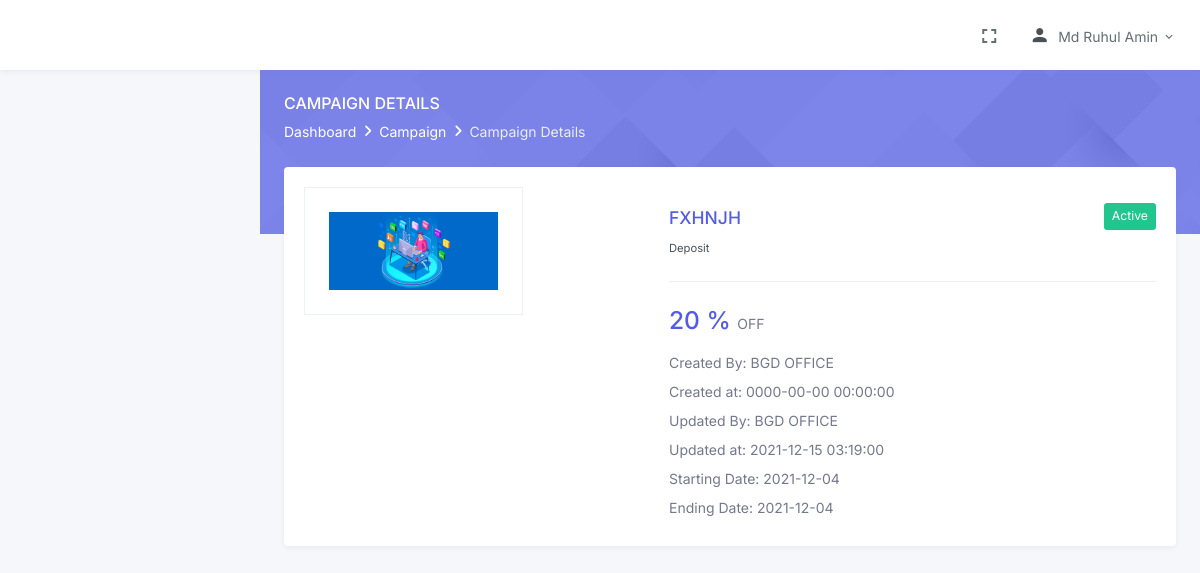
The app's page /campain_details.php?id=17 (signed in) with its own data.
### tables this page shows
CREATE TABLE `campaigns` (
  `id` int(255) NOT NULL,
  `name` varchar(500) NOT NULL,
  `campain_category` int(11) NOT NULL,
  `offer_amount` int(11) NOT NULL,
  `percentage` varchar(11) NOT NULL,
  `starting_date` date NOT NULL,
  `ending_date` date NOT NULL,
  `image` varchar(500) NOT NULL,
  `created_at` datetime NOT NULL,
  `created_by` int(11) NOT NULL,
  `updated_at` datetime NOT NULL,
  `updated_by` int(11) NOT NULL,
  `status` int(11) NOT NULL DEFAULT '1'
);

CREATE TABLE `campaign_categorys` (
  `campaign_cat_id` int(255) NOT NULL,
  `category_name` varchar(100) NOT NULL,
  `status` int(11) NOT NULL DEFAULT '1'
);

CREATE TABLE `users` (
  `id` int(255) NOT NULL,
  `role_id` int(11) NOT NULL,
  `name` varchar(50) NOT NULL,
  `email` varchar(50) NOT NULL,
  `mobile` varchar(11) NOT NULL,
  `password` varchar(50) NOT NULL,
  `gender` varchar(10) NOT NULL,
  `created_at` datetime NOT NULL,
  `created_by` int(11) NOT NULL,
  `updated_at` datetime DEFAULT NULL,
  `updated_by` int(11) DEFAULT NULL,
  `vkey` varchar(100) DEFAULT NULL,
  `status` int(11) NOT NULL DEFAULT '1'
);

### inc/functions.inc.php (called while the page is built, shortened)
<?php
function db_conn()
{
    $db = mysqli_connect("localhost", "bgdbilli_client", "bgdclient", "bgdbilli_client");
    return $db;
}
function select($table_name, $field_names, $conditions = "", $join = "")
{
    $new_conditions = $conditions;
    if ($conditions) {
        $new_conditions =  "WHERE $conditions ";
    }
      $select = "SELECT $field_names FROM $table_name $join $new_conditions";
    $result = mysqli_query(db_conn(), $select);
    return $result;
}

### campain_details.php (the view, shortened to what this page needs)
<?php
require_once "inc/header.inc.php";
$id = $_GET['id'];
$tables_name = "campaigns,campaign_categorys";
$fields_name = "campaigns.*,campaign_categorys.category_name";
$conditions = "campaigns.id=$id AND campaign_categorys.campaign_cat_id=campaigns.campain_category";
$campain_info = mysqli_fetch_assoc(select($tables_name, $fields_name, $conditions));
$created_by_id = $campain_info['created_by'];
$updated_by_id = $campain_info['updated_by'];
$created_by =  mysqli_fetch_assoc(select("users", "*", "id='$created_by_id'"))['name'];
if ($updated_by_id) {
    $updated_by =  mysqli_fetch_assoc(select("users", "*", "id='$updated_by_id'"))['name'];
}
?>
<div class="main-content">
    <div class="page-content">
        <div class="page-title-box">
            <div class="container-fluid">
                <div class="row align-items-center">
                    <div class="col-sm-6">
                        <div class="page-title">
                            <h4>Campaign Details</h4>
                            <ol class="breadcrumb m-0">
                                <li class="breadcrumb-item"><a href="index.php">Dashboard</a></li>
                                <li class="breadcrumb-item"><a href="campaign.php">Campaign</a></li>
                                <li class="breadcrumb-item active">Campaign Details</li>
                            </ol>
                        </div>
                    </div>
                </div>
            </div>
        </div>
        <div class="container-fluid">
            <div class="page-content-wrapper">
                <div class="row">
                    <div class="col-lg-12">
                        <div class="card">
                            <div class="card-body">
                                <?php if (mysqli_num_rows(select($tables_name, $fields_name, $conditions))) { ?>
                                    <div class="row">
                                        <div class="col-xl-5">
                                            <div class="product-detail">
                                                <div class="row">
                                                    <div class="col-md-8 col-9">
                                                        <div class="tab-content" id="v-pills-tabContent">
                                                            <div class="tab-pane fade show active" id="product-1" role="tabpanel">
                                                                <div class="product-img">
                                                                    <a href="assets\images\upload\campaign\<?= $campain_info['image'] ?>"><img src="assets\images\upload\campaign\<?= $campain_info['image'] ?>" alt="image" class="img-fluid mx-auto d-block"></a>
                                                                </div>
                                                            </div>
                                                        </div>
                                                    </div>
                                                </div>
                                            </div>
                                        </div>
                                        <div class="col-xl-7">
                                            <div class="mt-4 mt-xl-3">
                                                 <div class="row">
                                                    <div class="col-xl-6 col-lg-6 col-md-6">
                                                    <h5 class="mt-1 text-uppercase"> <a href=""><?= $campain_info['name']  ?></a></h5>
                                                    <small><?= $campain_info['category_name'] ?></small>
                                                    </div>
                                                    <div class="col-xl-6 col-lg-6 col-md-6">
                                                        <?php
                                                        if($campain_info['status'] == 1) {
                                                            echo '<a class="btn-sm btn-success float-end">Active</a>';
                                                        }else{
                                                            echo '<a class="btn-sm btn-danger float-end">Deactive</a>';
                                                        }
                                                        ?>
                                                    </div>
                                                </div>
                                                <hr class="my-4">
                                                <div class="mt-4">
                                                    <p class="text-muted mb-2">
                                                    <div class="pdp-product-price"><span class="h3 text-primary"><?= (empty($campain_info['percentage'])) ? "৳" : "" ?> <?= $campain_info['offer_amount'] ?> <?= ($campain_info['percentage'] == "on") ? "%" : "" ?> </span> <span class="text-muted">OFF</span>
                                                    </div>
                                                    </p>
                                                    <p class="text-muted mb-2 ">Created By: <span class="text-uppercase"><?= $created_by ?> </span> </p>
                                                    <p class="text-muted mb-2 ">Created at: <span class="text-uppercase"><?= $campain_info['created_at'] ?> </span> </p>
                                                    <?php if ($updated_by_id) : ?>
                                                        <p class="text-muted mb-2">Updated By: <span class="text-uppercase"><?= $updated_by ?> </a></p>
                                                        <p class="text-muted mb-2 ">Updated at: <span class="text-uppercase"><?= $campain_info['updated_at'] ?> </span> </p>
                                                    <?php endif ?>
                                                    <p class="text-muted mb-2 ">Starting Date: <span class="text-uppercase"><?= $campain_info['starting_date'] ?> </span> </p>
                                                    <p class="text-muted mb-2 ">Ending Date: <span class="text-uppercase"><?= $campain_info['ending_date'] ?> </span> </p>
                                                </div>
                                            </div>
                                        </div>
                                    </div>
                                <?php } else {
                                    echo "<h3 class='text-center'>Data not found</h3>";
                                } ?>
                            </div>
                        </div>
                    </div>
                </div>
            </div>
        </div>
    </div>
</div>
<?php require_once "inc/footer.inc.php" ?>

### records on screen
campaigns: image (picture), name "FXHNJH", campaign_categorys.category_name "Deposit", offer_amount "20", created_by.name "BGD OFFICE", created_at "0000-00-00 00:00:00", updated_by.name "BGD OFFICE", updated_at "2021-12-15 03:19:00", starting_date "2021-12-04", ending_date "2021-12-04"

### other values on screen
$_SESSION['USER_NAME'] "Md Ruhul Amin"
